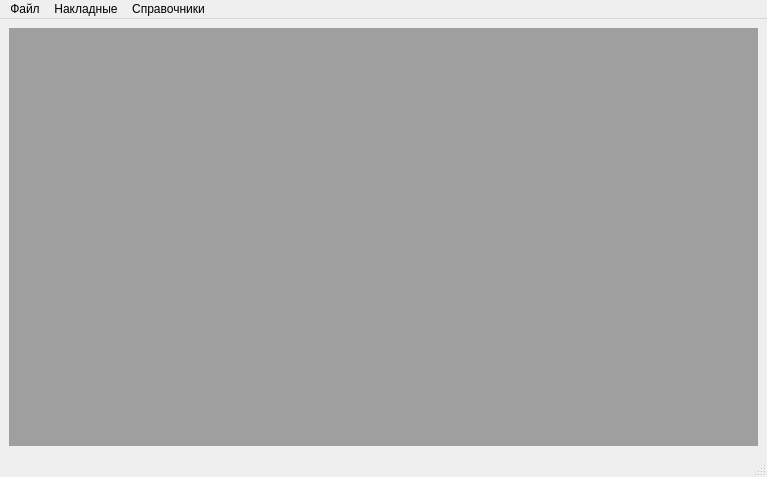
<?xml version="1.0" encoding="UTF-8"?>
<ui version="4.0">
 <class>MainWindow</class>
 <widget class="QMainWindow" name="MainWindow">
  <property name="geometry">
   <rect>
    <x>0</x>
    <y>0</y>
    <width>767</width>
    <height>477</height>
   </rect>
  </property>
  <property name="windowTitle">
   <string>MainWindow</string>
  </property>
  <widget class="QWidget" name="centralwidget">
   <layout class="QGridLayout" name="gridLayout">
    <item row="0" column="0">
     <widget class="QMdiArea" name="mdiArea"/>
    </item>
   </layout>
  </widget>
  <widget class="QMenuBar" name="menubar">
   <property name="geometry">
    <rect>
     <x>0</x>
     <y>0</y>
     <width>767</width>
     <height>25</height>
    </rect>
   </property>
   <widget class="QMenu" name="menu">
    <property name="title">
     <string>Файл</string>
    </property>
    <addaction name="deliver_action"/>
    <addaction name="sale_action"/>
    <addaction name="separator"/>
    <addaction name="menu_exit"/>
   </widget>
   <widget class="QMenu" name="menu_2">
    <property name="title">
     <string>Справочники</string>
    </property>
    <widget class="QMenu" name="menu_5">
     <property name="title">
      <string>Лекарственные средства</string>
     </property>
     <addaction name="action_12"/>
     <addaction name="action_14"/>
     <addaction name="all_drugs_action"/>
    </widget>
    <widget class="QMenu" name="menu_4">
     <property name="title">
      <string>Люди</string>
     </property>
     <addaction name="all_manufacters_action"/>
     <addaction name="all_medorg_action"/>
     <addaction name="all_patients_action"/>
     <addaction name="all_distributors_action"/>
     <addaction name="all_doctors_action"/>
    </widget>
    <addaction name="menu_5"/>
    <addaction name="all_recipes_action"/>
    <addaction name="all_ills_action"/>
    <addaction name="menu_4"/>
   </widget>
   <widget class="QMenu" name="menu_3">
    <property name="title">
     <string>Накладные</string>
    </property>
    <addaction name="all_delivers_action"/>
    <addaction name="all_sales_action"/>
   </widget>
   <addaction name="menu"/>
   <addaction name="menu_3"/>
   <addaction name="menu_2"/>
  </widget>
  <widget class="QStatusBar" name="statusbar"/>
  <action name="deliver_action">
   <property name="text">
    <string>Приход лс</string>
   </property>
  </action>
  <action name="menu_exit">
   <property name="text">
    <string>Выход</string>
   </property>
  </action>
  <action name="sale_action">
   <property name="text">
    <string>Отпуск лс</string>
   </property>
  </action>
  <action name="all_distributors_action">
   <property name="text">
    <string>Поставщики</string>
   </property>
  </action>
  <action name="all_manufacters_action">
   <property name="text">
    <string>Производители</string>
   </property>
  </action>
  <action name="all_delivers_action">
   <property name="text">
    <string>Приходные</string>
   </property>
  </action>
  <action name="all_sales_action">
   <property name="text">
    <string>Отпускные</string>
   </property>
  </action>
  <action name="all_recipes_action">
   <property name="text">
    <string>Рецепты</string>
   </property>
  </action>
  <action name="all_medorg_action">
   <property name="text">
    <string>Медицинские организации</string>
   </property>
  </action>
  <action name="all_patients_action">
   <property name="text">
    <string>Пациенты</string>
   </property>
  </action>
  <action name="all_ills_action">
   <property name="text">
    <string>Заболевания</string>
   </property>
  </action>
  <action name="action_12">
   <property name="text">
    <string>Предельные оптовые цены</string>
   </property>
  </action>
  <action name="action_14">
   <property name="text">
    <string>Забракованные препараты</string>
   </property>
  </action>
  <action name="all_drugs_action">
   <property name="text">
    <string>Склад</string>
   </property>
  </action>
  <action name="all_doctors_action">
   <property name="text">
    <string>Врачи</string>
   </property>
  </action>
 </widget>
 <resources/>
 <connections>
  <connection>
   <sender>menu_exit</sender>
   <signal>activated()</signal>
   <receiver>MainWindow</receiver>
   <slot>close()</slot>
   <hints>
    <hint type="sourcelabel">
     <x>-1</x>
     <y>-1</y>
    </hint>
    <hint type="destinationlabel">
     <x>329</x>
     <y>188</y>
    </hint>
   </hints>
  </connection>
 </connections>
</ui>
